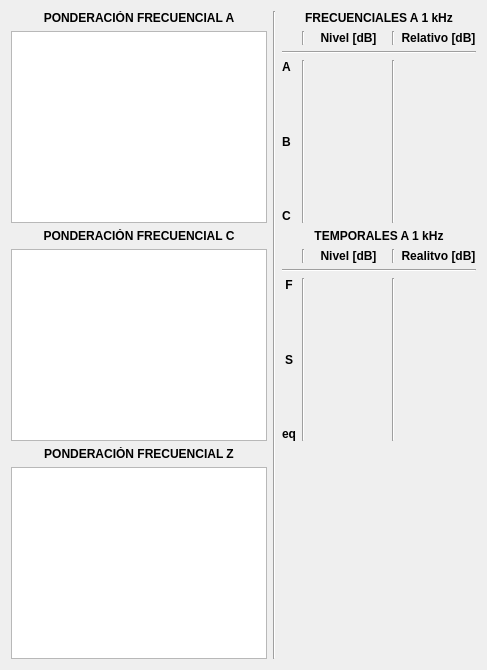
      <widget class="QWidget" name="weightingsTab">
       <attribute name="title">
        <string>Ponderaciones frecuenciales y temporales</string>
       </attribute>
       <layout class="QGridLayout" name="weightingsGridLayout">
        <item row="1" column="0">
         <widget class="QTableView" name="aWTableView"/>
        </item>
        <item row="4" column="0">
         <widget class="QLabel" name="zWeightLabel">
          <property name="font">
           <font>
            <weight>75</weight>
            <bold>true</bold>
           </font>
          </property>
          <property name="text">
           <string>PONDERACIÓN FRECUENCIAL Z</string>
          </property>
          <property name="alignment">
           <set>Qt::AlignCenter</set>
          </property>
         </widget>
        </item>
        <item row="2" column="0">
         <widget class="QLabel" name="cWeightLabel">
          <property name="font">
           <font>
            <weight>75</weight>
            <bold>true</bold>
           </font>
          </property>
          <property name="text">
           <string>PONDERACIÓN FRECUENCIAL C</string>
          </property>
          <property name="alignment">
           <set>Qt::AlignCenter</set>
          </property>
         </widget>
        </item>
        <item row="3" column="0">
         <widget class="QTableView" name="cWTableView"/>
        </item>
        <item row="5" column="0">
         <widget class="QTableView" name="zWTableView"/>
        </item>
        <item row="0" column="0">
         <widget class="QLabel" name="aWeightLabel">
          <property name="font">
           <font>
            <weight>75</weight>
            <bold>true</bold>
           </font>
          </property>
          <property name="text">
           <string>PONDERACIÓN FRECUENCIAL A</string>
          </property>
          <property name="alignment">
           <set>Qt::AlignCenter</set>
          </property>
         </widget>
        </item>
        <item row="1" column="2">
         <layout class="QGridLayout" name="fW1kGridLayout">
          <item row="2" column="1" rowspan="5">
           <widget class="Line" name="fWVLine4">
            <property name="orientation">
             <enum>Qt::Vertical</enum>
            </property>
           </widget>
          </item>
          <item row="4" column="2">
           <widget class="QLabel" name="bW1kHzLevLabel">
            <property name="text">
             <string/>
            </property>
            <property name="alignment">
             <set>Qt::AlignCenter</set>
            </property>
           </widget>
          </item>
          <item row="2" column="0">
           <widget class="QLabel" name="aW1kHzLabel">
            <property name="font">
             <font>
              <weight>75</weight>
              <bold>true</bold>
             </font>
            </property>
            <property name="text">
             <string>A</string>
            </property>
           </widget>
          </item>
          <item row="2" column="2">
           <widget class="QLabel" name="aW1kHzLevLabel">
            <property name="text">
             <string/>
            </property>
            <property name="alignment">
             <set>Qt::AlignCenter</set>
            </property>
           </widget>
          </item>
          <item row="4" column="0">
           <widget class="QLabel" name="bW1kHzLabel">
            <property name="font">
             <font>
              <weight>75</weight>
              <bold>true</bold>
             </font>
            </property>
            <property name="text">
             <string>B</string>
            </property>
           </widget>
          </item>
          <item row="2" column="4">
           <widget class="QLabel" name="aW1kHzRLevLabel">
            <property name="text">
             <string/>
            </property>
            <property name="alignment">
             <set>Qt::AlignCenter</set>
            </property>
           </widget>
          </item>
          <item row="6" column="0">
           <widget class="QLabel" name="cW1kHzLabel">
            <property name="font">
             <font>
              <weight>75</weight>
              <bold>true</bold>
             </font>
            </property>
            <property name="text">
             <string>C</string>
            </property>
           </widget>
          </item>
          <item row="6" column="2">
           <widget class="QLabel" name="cW1kHzLevLabel">
            <property name="text">
             <string/>
            </property>
            <property name="alignment">
             <set>Qt::AlignCenter</set>
            </property>
           </widget>
          </item>
          <item row="0" column="4">
           <widget class="QLabel" name="fWRLevLabel">
            <property name="minimumSize">
             <size>
              <width>75</width>
              <height>0</height>
             </size>
            </property>
            <property name="font">
             <font>
              <weight>75</weight>
              <bold>true</bold>
             </font>
            </property>
            <property name="text">
             <string>Relativo [dB]</string>
            </property>
            <property name="alignment">
             <set>Qt::AlignCenter</set>
            </property>
           </widget>
          </item>
          <item row="6" column="4">
           <widget class="QLabel" name="cW1kHzRLevLabel">
            <property name="text">
             <string/>
            </property>
            <property name="alignment">
             <set>Qt::AlignCenter</set>
            </property>
           </widget>
          </item>
          <item row="0" column="2">
           <widget class="QLabel" name="fWLevLabel">
            <property name="minimumSize">
             <size>
              <width>75</width>
              <height>0</height>
             </size>
            </property>
            <property name="font">
             <font>
              <weight>75</weight>
              <bold>true</bold>
             </font>
            </property>
            <property name="text">
             <string>Nivel [dB]</string>
            </property>
            <property name="alignment">
             <set>Qt::AlignCenter</set>
            </property>
           </widget>
          </item>
          <item row="4" column="4">
           <widget class="QLabel" name="bW1kHzRLevLabel">
            <property name="text">
             <string/>
            </property>
            <property name="alignment">
             <set>Qt::AlignCenter</set>
            </property>
           </widget>
          </item>
          <item row="0" column="1">
           <widget class="Line" name="fWVLine2">
            <property name="orientation">
             <enum>Qt::Vertical</enum>
            </property>
           </widget>
          </item>
          <item row="0" column="3">
           <widget class="Line" name="fWVLine3">
            <property name="orientation">
             <enum>Qt::Vertical</enum>
            </property>
           </widget>
          </item>
          <item row="5" column="2">
           <spacer name="fWVSpacer2">
            <property name="orientation">
             <enum>Qt::Vertical</enum>
            </property>
            <property name="sizeHint" stdset="0">
             <size>
              <width>20</width>
              <height>40</height>
             </size>
            </property>
           </spacer>
          </item>
          <item row="3" column="2">
           <spacer name="fWVSpacer1">
            <property name="orientation">
             <enum>Qt::Vertical</enum>
            </property>
            <property name="sizeHint" stdset="0">
             <size>
              <width>20</width>
              <height>40</height>
             </size>
            </property>
           </spacer>
          </item>
          <item row="2" column="3" rowspan="5">
           <widget class="Line" name="fWVLine1">
            <property name="orientation">
             <enum>Qt::Vertical</enum>
            </property>
           </widget>
          </item>
          <item row="1" column="0" colspan="5">
           <widget class="Line" name="fWHLine">
            <property name="orientation">
             <enum>Qt::Horizontal</enum>
            </property>
           </widget>
          </item>
         </layout>
        </item>
        <item row="0" column="2">
         <widget class="QLabel" name="fW1kHzLabel">
          <property name="font">
           <font>
            <weight>75</weight>
            <bold>true</bold>
           </font>
          </property>
          <property name="text">
           <string>FRECUENCIALES A 1 kHz</string>
          </property>
          <property name="alignment">
           <set>Qt::AlignCenter</set>
          </property>
         </widget>
        </item>
        <item row="0" column="1" rowspan="6">
         <widget class="Line" name="weightingsVLine">
          <property name="orientation">
           <enum>Qt::Vertical</enum>
          </property>
         </widget>
        </item>
        <item row="3" column="2">
         <layout class="QGridLayout" name="tWGridLayout">
          <item row="1" column="1" colspan="5">
           <widget class="Line" name="tWHLine1">
            <property name="orientation">
             <enum>Qt::Horizontal</enum>
            </property>
           </widget>
          </item>
          <item row="4" column="3">
           <widget class="QLabel" name="slowWLevLabel">
            <property name="text">
             <string/>
            </property>
            <property name="alignment">
             <set>Qt::AlignCenter</set>
            </property>
           </widget>
          </item>
          <item row="3" column="3">
           <spacer name="tWVSpacer1">
            <property name="orientation">
             <enum>Qt::Vertical</enum>
            </property>
            <property name="sizeHint" stdset="0">
             <size>
              <width>20</width>
              <height>40</height>
             </size>
            </property>
           </spacer>
          </item>
          <item row="5" column="3">
           <spacer name="tWVSpacer2">
            <property name="orientation">
             <enum>Qt::Vertical</enum>
            </property>
            <property name="sizeHint" stdset="0">
             <size>
              <width>20</width>
              <height>40</height>
             </size>
            </property>
           </spacer>
          </item>
          <item row="4" column="5">
           <widget class="QLabel" name="slowWRLevLabel">
            <property name="text">
             <string/>
            </property>
            <property name="alignment">
             <set>Qt::AlignCenter</set>
            </property>
           </widget>
          </item>
          <item row="6" column="3">
           <widget class="QLabel" name="eqWLevLabel">
            <property name="text">
             <string/>
            </property>
            <property name="alignment">
             <set>Qt::AlignCenter</set>
            </property>
           </widget>
          </item>
          <item row="6" column="5">
           <widget class="QLabel" name="eqWRLevLabel">
            <property name="text">
             <string/>
            </property>
            <property name="alignment">
             <set>Qt::AlignCenter</set>
            </property>
           </widget>
          </item>
          <item row="2" column="5">
           <widget class="QLabel" name="fastWRLevLabel">
            <property name="text">
             <string/>
            </property>
            <property name="alignment">
             <set>Qt::AlignCenter</set>
            </property>
           </widget>
          </item>
          <item row="2" column="3">
           <widget class="QLabel" name="fastWLevLabel">
            <property name="text">
             <string/>
            </property>
            <property name="alignment">
             <set>Qt::AlignCenter</set>
            </property>
           </widget>
          </item>
          <item row="4" column="1">
           <widget class="QLabel" name="slowWLabel">
            <property name="font">
             <font>
              <weight>75</weight>
              <bold>true</bold>
             </font>
            </property>
            <property name="text">
             <string>S</string>
            </property>
            <property name="alignment">
             <set>Qt::AlignCenter</set>
            </property>
           </widget>
          </item>
          <item row="0" column="5">
           <widget class="QLabel" name="tWRLevLabel">
            <property name="minimumSize">
             <size>
              <width>75</width>
              <height>0</height>
             </size>
            </property>
            <property name="font">
             <font>
              <weight>75</weight>
              <bold>true</bold>
             </font>
            </property>
            <property name="text">
             <string>Realitvo [dB]</string>
            </property>
            <property name="alignment">
             <set>Qt::AlignCenter</set>
            </property>
           </widget>
          </item>
          <item row="2" column="1">
           <widget class="QLabel" name="fastWLabel">
            <property name="font">
             <font>
              <weight>75</weight>
              <bold>true</bold>
             </font>
            </property>
            <property name="text">
             <string>F</string>
            </property>
            <property name="alignment">
             <set>Qt::AlignCenter</set>
            </property>
           </widget>
          </item>
          <item row="0" column="3">
           <widget class="QLabel" name="tWLevLabel">
            <property name="minimumSize">
             <size>
              <width>75</width>
              <height>0</height>
             </size>
            </property>
            <property name="font">
             <font>
              <weight>75</weight>
              <bold>true</bold>
             </font>
            </property>
            <property name="text">
             <string>Nivel [dB]</string>
            </property>
            <property name="alignment">
             <set>Qt::AlignCenter</set>
            </property>
           </widget>
          </item>
          <item row="2" column="2" rowspan="5">
           <widget class="Line" name="tWVLine1">
            <property name="orientation">
             <enum>Qt::Vertical</enum>
            </property>
           </widget>
          </item>
          <item row="6" column="1">
           <widget class="QLabel" name="eqWLabel">
            <property name="font">
             <font>
              <weight>75</weight>
              <bold>true</bold>
             </font>
            </property>
            <property name="text">
             <string>eq</string>
            </property>
            <property name="alignment">
             <set>Qt::AlignCenter</set>
            </property>
           </widget>
          </item>
          <item row="2" column="4" rowspan="5">
           <widget class="Line" name="tWHLine2">
            <property name="orientation">
             <enum>Qt::Vertical</enum>
            </property>
           </widget>
          </item>
          <item row="0" column="2">
           <widget class="Line" name="tWVLine3">
            <property name="orientation">
             <enum>Qt::Vertical</enum>
            </property>
           </widget>
          </item>
          <item row="0" column="4">
           <widget class="Line" name="tWVLine4">
            <property name="orientation">
             <enum>Qt::Vertical</enum>
            </property>
           </widget>
          </item>
         </layout>
        </item>
        <item row="2" column="2">
         <widget class="QLabel" name="tW1kHzLabel">
          <property name="font">
           <font>
            <weight>75</weight>
            <bold>true</bold>
           </font>
          </property>
          <property name="text">
           <string>TEMPORALES A 1 kHz</string>
          </property>
          <property name="alignment">
           <set>Qt::AlignCenter</set>
          </property>
         </widget>
        </item>
       </layout>
      </widget>
